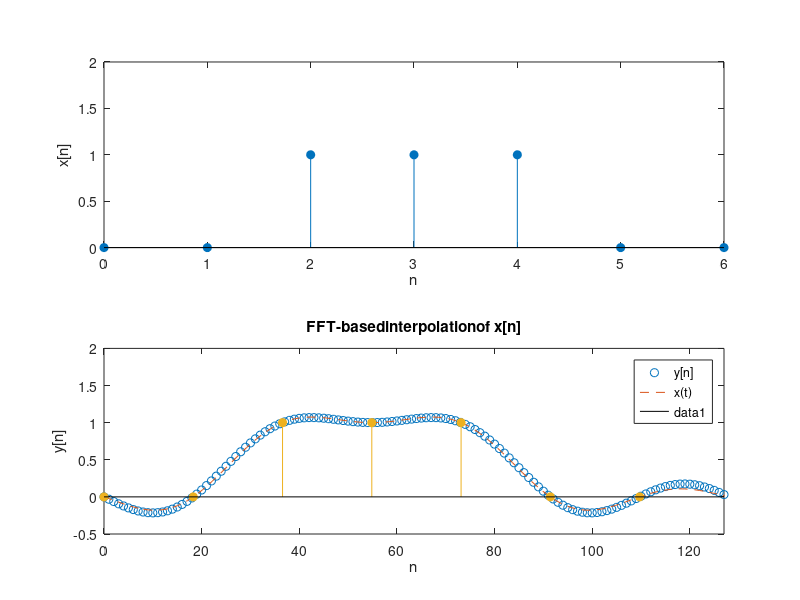

This chart was generated by the following MATLAB code:
N = 7;
M = 128;

n=0:N-1;
x =  (n > N/4 & n < 3*(N-1)/4);

figure(2)

subplot(211)
stem(n,x, 'filled')
xlabel 'n',
ylabel 'x[n]'
axis([0 N-1 0 2])

X = N * fft(x, N);

Y = (M/N) * [X(1:(N-1)/2+1) zeros(1,M-length(X)) X((N-1)/2+2:end)];

y = 1/(N) * ifft(Y, M);

t = linspace(0, N, M);

xt =  sinc(t-2) + sinc(t-3) + sinc(t-4);

subplot(212)

plot(0:length(y)-1,y, 'o', t*(M/N), xt, '--')

legend('y[n]','x(t)')
xlabel 'n',
ylabel 'y[n]'
axis([0 M-1 -0.5 2])
title 'FFT-basedinterpolationof x[n]'

hold on
stem(n*(M/N), x, 'filled')
hold off